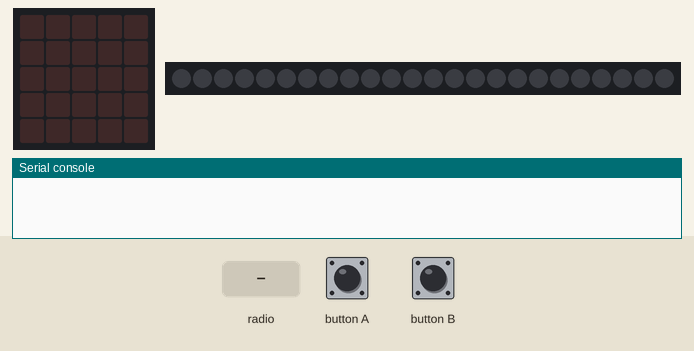
Recording of a program running on a simulated BBC micro:bit running MicroPython. Parts: the board's 5×5 LED display, 24 RGB LEDs in strip order, left to right, the last lines printed to the serial console. The inputs (shaded band) are chosen by the test bench. Dim RGB values are drawn brighter than linear; random numbers come from a fixed seed; no radio messages arrive unless stated (any console line starting 'radio sent:' is added by the test bench).

Above: at 1.2 s.
1.3 s: radio message "flash" arrives
At 2.15 s:
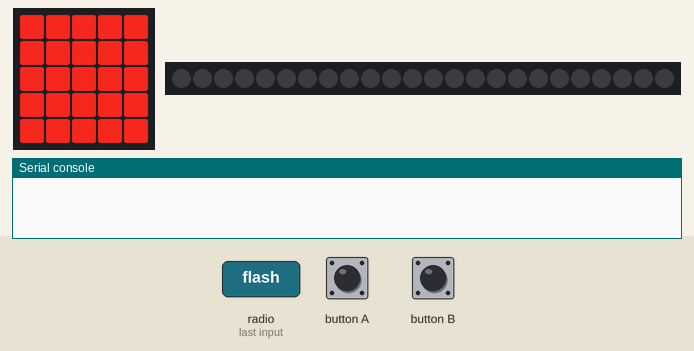
At 3.06 s:
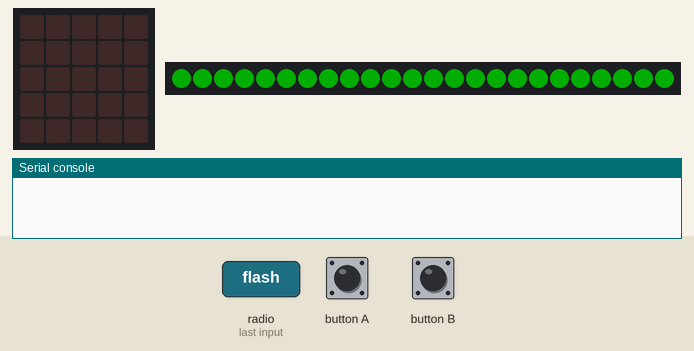
4.3 s: radio message "flash" arrives
At 5.25 s:
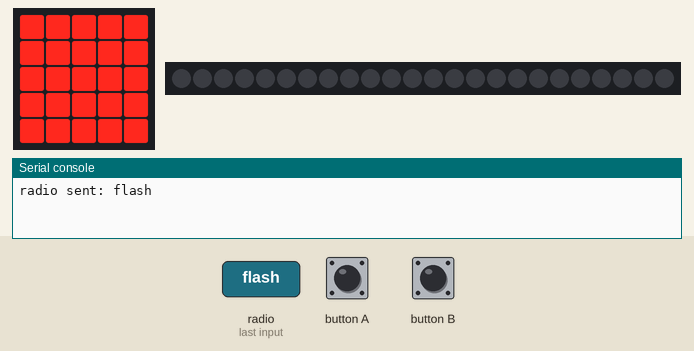
Timing chart, 0 to 7.3 s (numbered marks = the images above; inputs shaded):
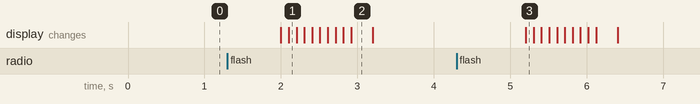

Measured:
- after the input at 1.3 s, the display: first changes after 0.70 s (image 1 shows a later state)
- after the input at 4.3 s, the display: changes after 0.90 s (image 3)

The program:

pulse_firefly_2.py
```python
# A micro:bit Firefly.
# By Nicholas H.Tollervey. Released to the public domain.
import radio
import random
import neopixel
from microbit import *

# Create the "flash" animation frames. Can you work out how it's done?
flash = [Image().invert()*(i/9) for i in range(9, -1, -1)]

# The radio won't work unless it's switched on.
radio.on()
radio.config(channel = 50)
radio.config(power = 1)

np = neopixel.NeoPixel(pin0, 24)

# Event loop.
while True:
    # Button A sends a "flash" message.
    if button_a.was_pressed():
        radio.send('flash')
    elif random.randint(0, 10) == 0:
        radio.send('flash')
    elif button_b.was_pressed():
        radio.send('noflash')

    # Read any incoming messages.
    incoming = radio.receive()
    if incoming == 'flash':
        # If there's an incoming "flash" message display
        # the firefly flash animation after a random short
        # pause.
        # sleep(random.randint(50, 350))
        display.show(flash, delay=100, wait=False)

        sleep(200)

        for pixel_id in range(0, len(np)):
            np[pixel_id] = (0, 50, 0)
        np.show()

        # Sleep for a hit before reboardcasting
        sleep(1000)

        radio.send('flash')

        np.clear()
    else:
        sleep(1000)
```
